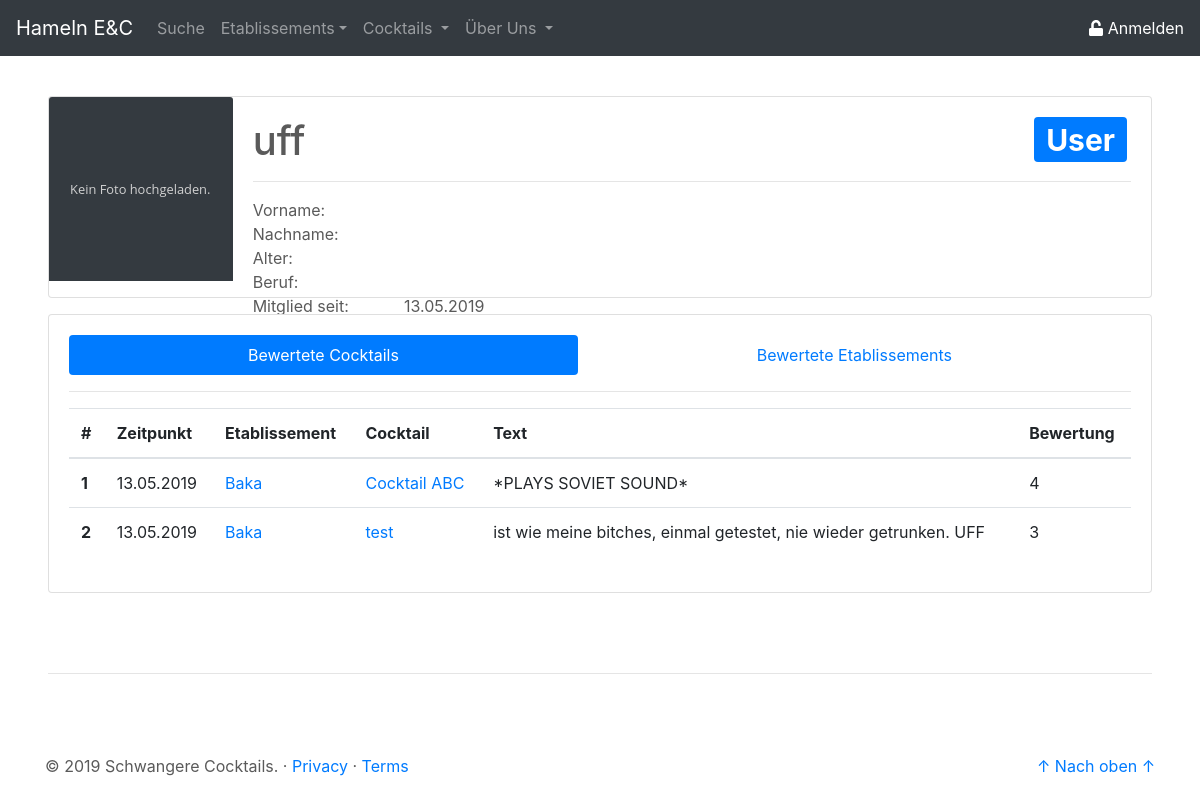
Screenshot of /site/profil_other.php?showUser=17 with the database file from the repository.
### tables this page shows
CREATE TABLE `user` (
  `id` int(11) NOT NULL,
  `email` varchar(50) NOT NULL,
  `passwort` varchar(255) NOT NULL,
  `username` varchar(25) NOT NULL,
  `vorname` varchar(25) DEFAULT NULL,
  `nachname` varchar(25) DEFAULT NULL,
  `age` tinyint(3) DEFAULT NULL,
  `beruf` varchar(25) DEFAULT NULL,
  `created_at` timestamp NOT NULL DEFAULT CURRENT_TIMESTAMP,
  `updated_at` timestamp NULL DEFAULT NULL,
  `admin` tinyint(1) NOT NULL DEFAULT '0',
  `img` blob
);

CREATE TABLE `bew_cock` (
  `id` int(11) NOT NULL,
  `user_id` int(11) NOT NULL,
  `timestamp` timestamp NOT NULL DEFAULT CURRENT_TIMESTAMP,
  `cock_etab_id` int(11) NOT NULL,
  `text` text NOT NULL,
  `wert` enum('1','2','3','4','5') NOT NULL
);

CREATE TABLE `etab` (
  `id` int(11) NOT NULL,
  `name` varchar(50) NOT NULL,
  `ort` varchar(50) NOT NULL,
  `anschrift` varchar(50) NOT NULL,
  `verifiziert` tinyint(1) NOT NULL DEFAULT '0',
  `img` longblob NOT NULL
);

CREATE TABLE `cock` (
  `id` int(11) NOT NULL,
  `name` varchar(50) NOT NULL,
  `beschreibung` text NOT NULL,
  `img` longblob NOT NULL
);

### php/db/select_userInfo.php (called while the page is built, shortened)
<?php
if (isset($_SESSION['userId']) && !isset($_SESSION['showUser'])) {
       $userId = $_SESSION['userId'];
} elseif (isset($_SESSION['showUser'])) {
       $userId = $_SESSION['showUser'];
}
$pdo = new PDO('mysql:host=localhost;dbname=dbprog', 'root', '');
$statement = $pdo->prepare(
       "SELECT username as uname
              ,vorname as vname
              ,nachname as nname
              ,email as email
              ,age as age
              ,beruf as beruf
              ,created_at as ts
              ,img as img
              ,admin as admin
        FROM user
        WHERE id = :userId"
);
$result = $statement->execute(array('userId' => $userId));
$userInfo = $statement->fetch();
$userInfo["ts"] = date("d.m.Y", strtotime($userInfo['ts']));

### php/db/select_user_bewCock.php (called while the page is built, shortened)
<?php
if (isset($_SESSION['userId']) && !isset($_SESSION['showUser'])) {
   $userId = $_SESSION['userId'];
} elseif (isset($_SESSION['showUser'])) {
   $userId = $_SESSION['showUser'];
}
$pdo = new PDO('mysql:host=localhost;dbname=dbprog', 'root', '');
$statement = $pdo->prepare(
   "SELECT bew_cock.timestamp as ts
           ,etab.name as etabname
           ,etab.id as etabid
           ,cock.name as cockname
           ,cock.id as cockid
           ,bew_cock.text as text
           ,bew_cock.wert as wert
     FROM bew_cock
		JOIN cock_etab ce
			ON bew_cock.cock_etab_id = ce.id
        JOIN cock
        ON ce.cock_id = cock.id
        JOIN etab
        ON ce.etab_id = etab.id
     WHERE bew_cock.user_id = :userId"
);
$result = $statement->execute(array('userId' => $userId));
$user_bewCock = $statement->fetchAll();
for ($i = 0; $i < count($user_bewCock); $i++) {
   $user_bewCock[$i]["ts"] = date("d.m.Y", strtotime($user_bewCock[$i]['ts']));
}

### site/profil_other.php (the view, shortened to what this page needs)
<?php
include('../php/db/select_userInfo.php');
include('../php/db/select_user_bewCock.php');
?>
<!doctype html>
<html lang="de">
<head>
    <link rel="stylesheet" href="https://stackpath.bootstrapcdn.com/bootstrap/4.3.1/css/bootstrap.min.css">
    <link href="../css/csstoolbox.css" rel="stylesheet">
</head>
<body class="center-block">
    <header role="header">
        <?php
        include('../php/buildHeader.php');
        ?>
    </header>
    <main role="main">
        <div class="mt-5 ml-5 mr-5">
            <div class="card mb-3" width="100%" style="max-height: 360px;">
                <div class="row no-gutters">
                    <div class="col-md-2">
                        <?php
                        if ($userInfo['img'])
                            echo '<img src="../php/get_img.php?user_id=' . $_GET['showUser'] . '" class="card-img-top">';
                        else
                            echo '<img src="../res/placeholder_no_image.svg" class="card-img-top">';
                        ?>
                    </div>
                    <div class="col-md-10">
                        <div class="card-body d-flex flex-column" style="max-height: 200px;">
                            <div>
                                <h1 class="card-title">
                                    <?php echo $userInfo["uname"];
                                    echo '
                                        <div class="row float-right mr-1">';
                                    if ($userInfo["admin"] == 2) {
                                        echo '<span class="badge badge-danger">Admin</span>';
                                    } elseif ($userInfo["admin"] == 0) {
                                        if (isset($_SESSION['admin'])) {
                                            if ($_SESSION['admin'] > 1) {
                                                $_SESSION['changeAdmin_userId'] = $_GET['showUser'];
                                                echo '
                                            <a href="../php/user_mod.php" class="badge badge-primary">User</a>';
                                            }
                                        } else {
                                            echo '<span class="badge badge-primary">User</span>';
                                        }
                                    }
                                    echo '
                                        </div>';
                                    ?>
                                </h1>
                                <hr>
                            </div>
                            <div class="card-text">
                                <?php
                                echo '
                                    <div class="row">
                                        <div class="col-2">Vorname: </div>
                                        <div class="col-10">' . $userInfo["vname"] . '</div>
                                    </div>
                                    <div class="row">
                                        <div class="col-2">Nachname: </div>
                                        <div class="col-10">' . $userInfo["nname"] . '</div>
                                    </div>
                                    <div class="row">
                                        <div class="col-2">Alter: </div>
                                        <div class="col-10">' . $userInfo["age"] . '</div>
                                    </div>
                                    <div class="row">
                                        <div class="col-2">Beruf: </div>
                                        <div class="col-10">' . $userInfo["beruf"] . '</div>
                                    </div>
                                    <div class="row">
                                        <div class="col-2">Mitglied seit: </div>
                                        <div class="col-10">' . $userInfo["ts"] . '</div>
                                    </div>';
                                ?>
                            </div>
                        </div>
                    </div>
                </div>
            </div>
            <div class="card card-body">
                <ul class="nav nav-pills flex-column flex-sm-row" id="bewEtabCock-tab" role="tablist">
                    <li class="flex-sm-fill text-sm-center nav-item">
                        <a class="nav-link active" id="bewCock-tab" data-toggle="pill" href="#bewCock" role="tab" aria-controls="bewCock" aria-selected="true">Bewertete Cocktails</a>
                    </li>
                    <li class="flex-sm-fill text-sm-center nav-item">
                        <a class="nav-link" id="bewEtab-tab" data-toggle="pill" href="#bewEtab" role="tab" aria-controls="bewEtab" aria-selected="false">Bewertete Etablissements</a>
                    </li>
                </ul>
                <hr>
                <div class="tab-content" id="bewEtabCock-tabContent">
                    <div class="tab-pane fade show active" id="bewCock" role="tabpanel" aria-labelledby="bewCock-tab">
                        <?php echo '
						<table class="table">
							<thead>
								<tr>
                                    <th scope="col">#</th>
                                    <th scope="col">Zeitpunkt</th>
                                    <th scope="col">Etablissement</th>
                                    <th scope="col">Cocktail</th>
                                    <th scope="col">Text</th>
                                    <th scope="col">Bewertung</th>
								</tr>
							</thead>
							<tbody>';
                        for ($i = 0; $i < count($user_bewCock); $i++) {
                            echo '<tr>';
                            echo '<th scope="row">' . ($i + 1);
                            echo '<td>' . $user_bewCock[$i]["ts"] . '</td>';
                            echo '<td> <a class="" href="etablissement_details.php?etab_id= ' . $user_bewCock[$i]["etabid"] . '">' . $user_bewCock[$i]["etabname"] . '</a></td>';
                            echo '<td> <a class="" href="cocktail_details.php?cock_id= ' . $user_bewCock[$i]["cockid"] . '">' . $user_bewCock[$i]["cockname"] . '</a></td>';
                            echo '<td>' . $user_bewCock[$i]["text"] . '</td>';
                            echo '<td>' . $user_bewCock[$i]["wert"] . '</td>';
                            echo '</tr>';
                        }
                        echo '</tbody></table>';
                        ?>
                    </div>
                </div>
            </div>
        </div>
    </main>
    <hr class="ct-hr-divider ml-5 mr-5">
    <footer role="footer" class="container">
        <?php
        include('../php/buildFooter.php');
        ?>
    </footer>
</body>
</html>

### css/csstoolbox.css (style rules this page uses)
body { padding-top: 3rem; padding-bottom: 3rem; margin: auto; color: #5a5a5a; }
.ct-hr-divider { margin: 5rem; }

### rows the page displays
user: username "uff"
bew_cock: ts "13.05.2019", etab.name "Baka", cock.name "Cocktail ABC", text "*PLAYS SOVIET SOUND*", wert "4"
bew_cock: ts "13.05.2019", etab.name "Baka", cock.name "test", text "ist wie meine bitches, einmal getestet, nie wieder getrunken. UFF", wert "3"

### other values shown
$userInfo["ts"] "13.05.2019"
